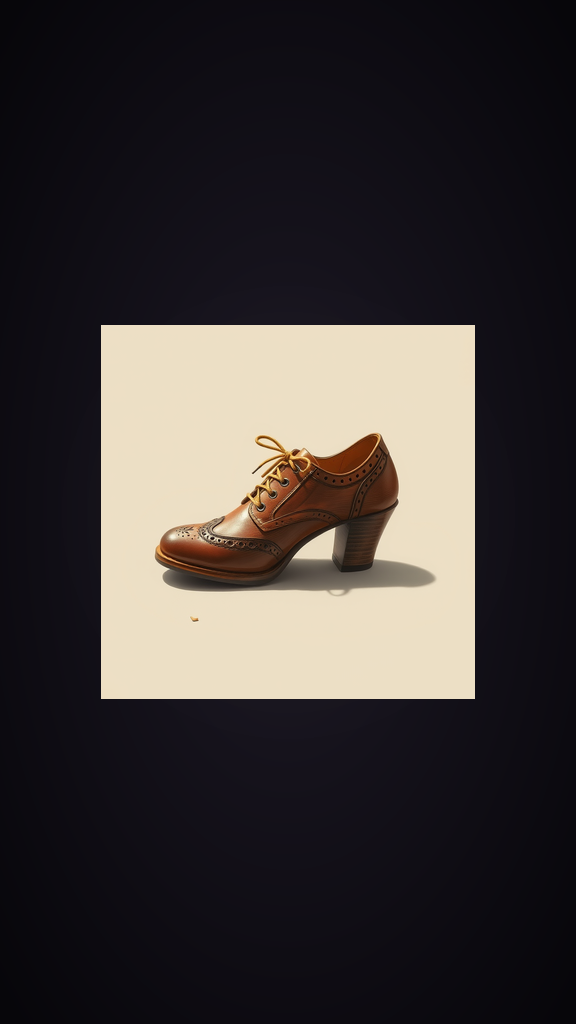
#> input picture media/reel_frames/15a4d670e44e_frame_00_original.png, 576 x 1024 px
$ python -i variation_generator.py   (imports and definitions only)
#> lines starting #> are read from the running program, lines starting #| are printed output that depends on the picture
"""
variation_generator.py
──────────────────────
Orchestrates the complete product variation pipeline:

  1. Remove background from uploaded product image
  2. Generate 5 scene backgrounds (HF FLUX or premium local fallback)
  3. Composite product onto each scene
  4. Save all frames to disk

Returns 6 frame paths:
  • Frame 0 — original product photo (anchor frame)
  • Frames 1–5 — product composited into different scenes/environments

KEY FIXES:
  - Scene names are slugified before use in file paths (fixes [Errno 2] crash
    from names like "Nature / Grass" creating invalid paths like "nature_/grass")
  - Premium dark radial gradient for frame 0 instead of plain flat gradient
"""
from __future__ import annotations

import logging
from pathlib import Path
from typing import List
from uuid import uuid4

import numpy as np
from PIL import Image, ImageDraw

from django.conf import settings
from django.utils.text import slugify

from .background_remover import remove_background
from .scene_generator import generate_scenes
from .compositor import composite

logger = logging.getLogger(__name__)


# [7 lines left out: function _safe_scene_slug, not called in this run]


def _prepare_original_frame(source_path: Path, W: int = 576, H: int = 1024) -> Image.Image:
    """
    Prepare the original uploaded image as frame 0.
    Centers and fits it to the reel aspect ratio with a premium dark radial bg.
    """
#> called with W = 576, H = 1024
    src = Image.open(source_path).convert("RGB")
#> src is the input picture: PIL image 576x1024 RGB; mean R, G, B 61.6, 56.1, 55.4
    sw, sh = src.size
#> sw = 576; sh = 1024

    # Premium dark radial gradient — center slightly lighter
    bg_arr = np.zeros((H, W, 3), dtype=np.float32)
    Y = np.linspace(-1.0, 1.0, H)
    X = np.linspace(-1.0, 1.0, W)
    Xg, Yg = np.meshgrid(X, Y)
    dist = np.sqrt(Xg**2 + Yg**2)
    center_rgb = np.array([30, 26, 38], dtype=np.float32)
    edge_rgb   = np.array([7,  6,  10], dtype=np.float32)
    t = np.clip(dist / 1.4, 0.0, 1.0)[:, :, np.newaxis]
    bg_arr = center_rgb * (1.0 - t) + edge_rgb * t
    bg = Image.fromarray(bg_arr.astype(np.uint8), "RGB")
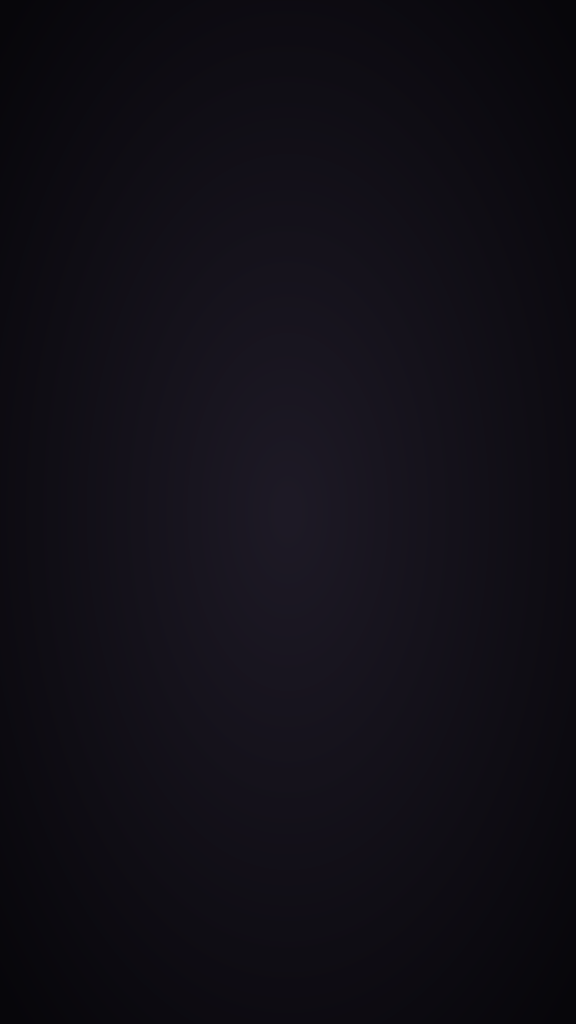
#> bg: PIL image 576x1024 RGB; mean R, G, B 16.9, 14.6, 22.2

    # Soft warm spotlight overlay
    spotlight = Image.new("RGBA", (W, H), (0, 0, 0, 0))
#> spotlight: PIL image 576x1024 RGBA; every value is 0
    draw = ImageDraw.Draw(spotlight)
    cx, cy = W // 2, H // 2
    radius = min(W, H) // 2
    for r in range(radius, 0, -2):
        alpha = int(22 * (1.0 - r / radius) ** 2)
        draw.ellipse([cx - r, cy - r, cx + r, cy + r], fill=(255, 220, 160, alpha))
    bg = Image.alpha_composite(bg.convert("RGBA"), spotlight).convert("RGB")

    # Scale product to 65% width, clamped to 80% height
    target_w = int(W * 0.65)
    scale    = target_w / sw
#> scale = 0.649
    target_h = int(sh * scale)
#> target_h = 664
    if target_h > int(H * 0.80):
        target_h = int(H * 0.80)
        target_w = int(sw * (target_h / sh))

    src_resized = src.resize((target_w, target_h), Image.LANCZOS)
    paste_x = max(0, (W - target_w) // 2)
    paste_y = max(0, (H - target_h) // 2)
#> paste_y = 180
    bg.paste(src_resized, (paste_x, paste_y))
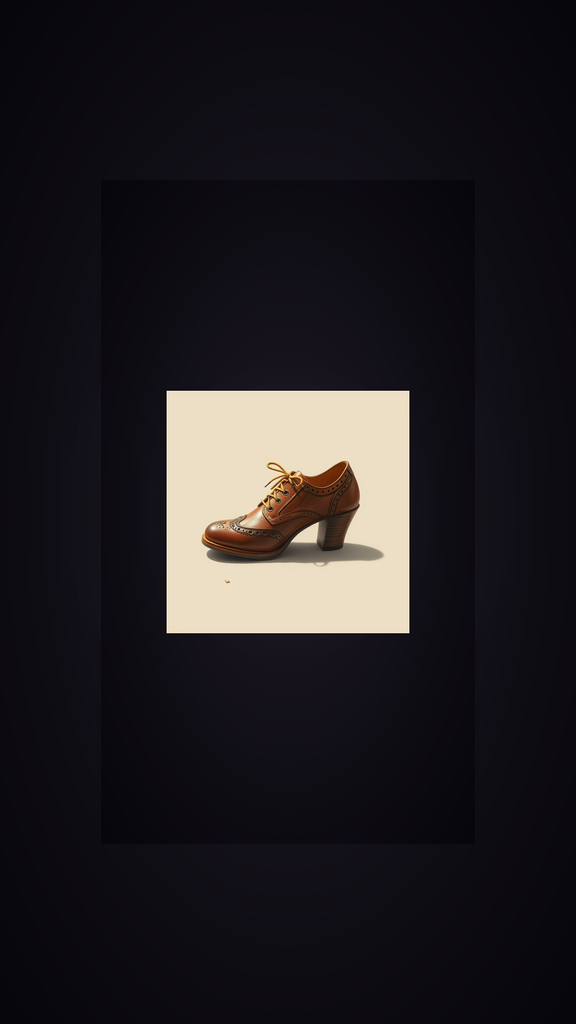
#> bg: PIL image 576x1024 RGB; mean R, G, B 33.9, 30.4, 33.9
    return bg


# [54 lines left out: function generate_variations, not called in this run]

>>> result = _prepare_original_frame('../media/reel_frames/15a4d670e44e_frame_00_original.png')
